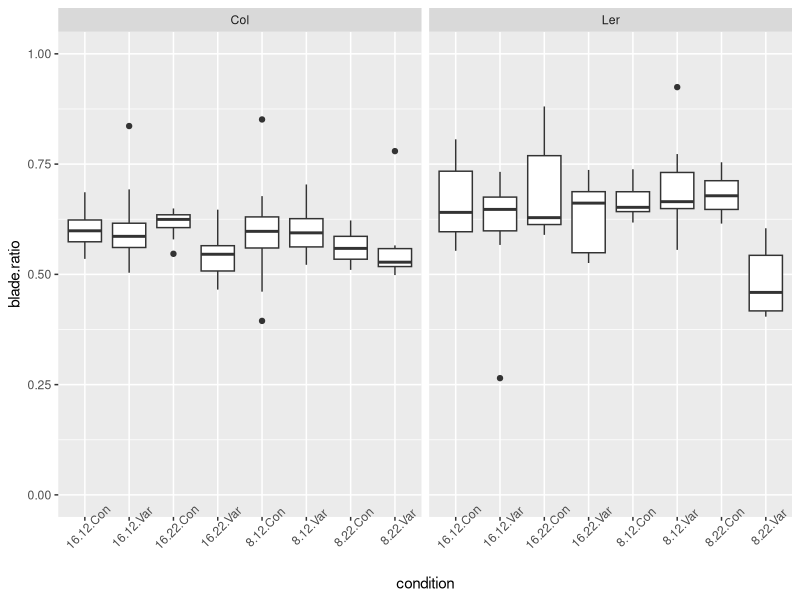
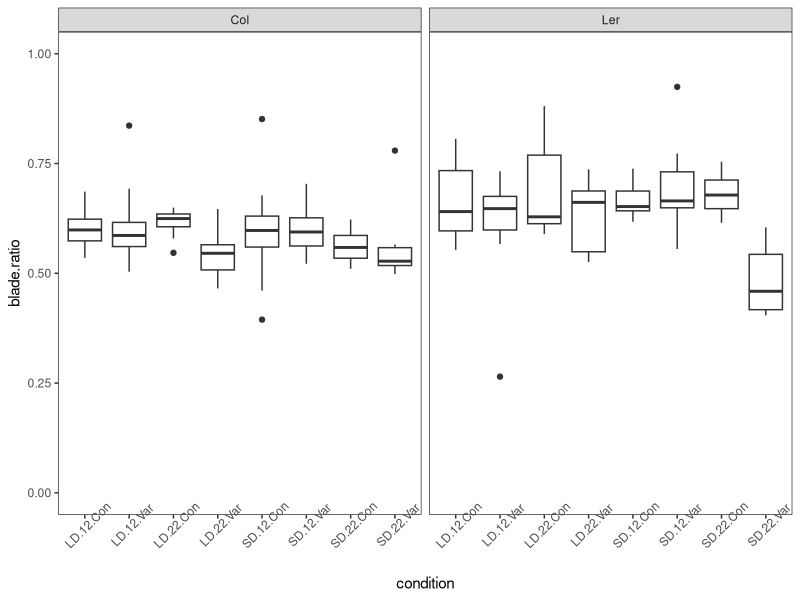
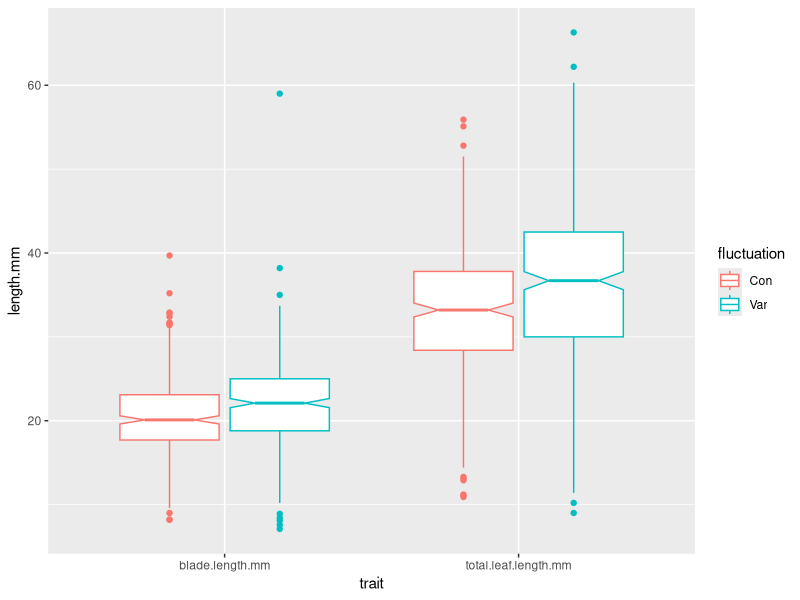
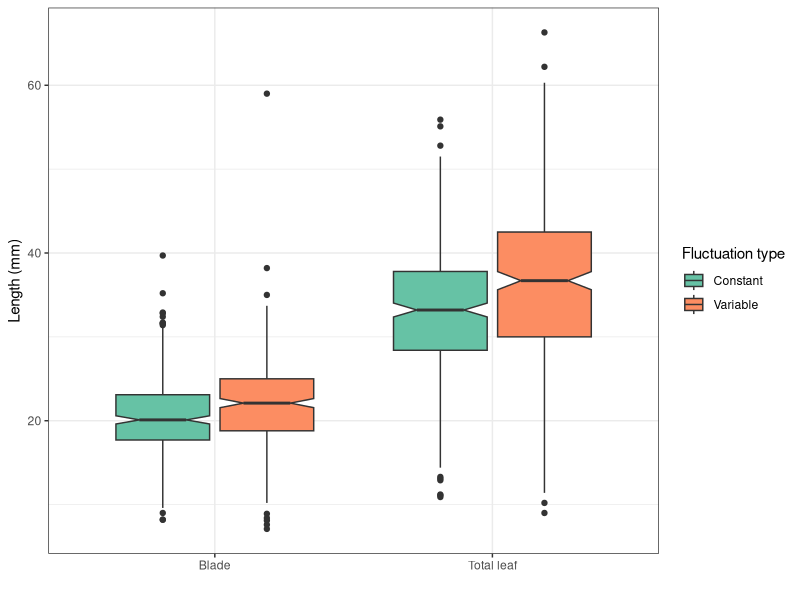

Generate these figures, in order, with R:
## ---- chunk 1
knitr::opts_chunk$set(echo = TRUE)
## ---- chunk 2

library(tidyverse)

expt1 <- read_tsv("../data/burghardt_et_al_2015_expt1.txt")
## ---- chunk 3

mutate(expt1, blade.ratio=blade.length.mm/total.leaf.length.mm) %>% 
  unite("condition", day.length, temperature, fluctuation, sep=".") %>% 
  filter(background%in%c("Col","Ler")) %>% 
  ggplot(aes(x=condition, y=blade.ratio)) +
  geom_boxplot()+
  ylim(0,1) +
  facet_grid(.~background) +
  theme(axis.text.x=element_text(angle = 45))

## ---- chunk 4

mutate(expt1, blade.ratio=blade.length.mm/total.leaf.length.mm) %>% 
  mutate(LD.SD=str_replace(day.length, "16","LD"),
         LD.SD=str_replace(LD.SD, "8","SD")) %>% 
  unite("condition", LD.SD, temperature, fluctuation, sep=".") %>% 
  filter(background%in%c("Col","Ler")) %>% 
  ggplot(aes(x=condition, y=blade.ratio)) +
  geom_boxplot()+
  ylim(0,1) +
  facet_grid(.~background) +
  theme_bw() +
  theme(axis.text.x=element_text(angle = 45),
        panel.grid.major = element_blank(), 
        panel.grid.minor = element_blank())

## ---- chunk 5

pivot_longer(expt1, names_to = "trait", values_to ="length.mm", 
            cols = c(blade.length.mm, total.leaf.length.mm)) %>% 
  ggplot(aes(x=trait, y=length.mm, color=fluctuation)) +
  geom_boxplot(notch=TRUE)

## ---- chunk 6

pivot_longer(expt1, names_to = "trait", values_to ="length.mm", 
            cols = c(blade.length.mm, total.leaf.length.mm)) %>% 
  ggplot(aes(x=trait, y=length.mm, fill=fluctuation)) +
  geom_boxplot(notch = TRUE) +
  scale_fill_brewer(palette = "Set2", labels = c("Con"="Constant", "Var"="Variable"), 
                    name="Fluctuation type") +
  theme_bw() +
  scale_x_discrete(name="",labels=c("blade.length.mm"="Blade","total.leaf.length.mm"="Total leaf")) +
  ylab("Length (mm)")

